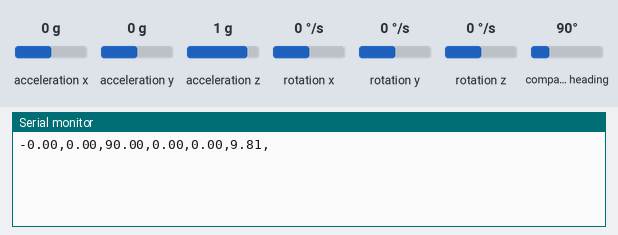
Recording of a sketch running on a simulated Arduino Nano, built with avr-gcc and run on an emulated ATmega328P. On the bench: the last lines printed to the serial monitor. The test bench sets the inputs (shaded band); at power-on: acceleration x 0 g, acceleration y 0 g, acceleration z 1 g, compass heading 90°, rotation x 0 °/s, rotation y 0 °/s, rotation z 0 °/s.

Above: at 1.2 s.
1.3 s: acceleration x set to -1.4 g
At 2.4 s:
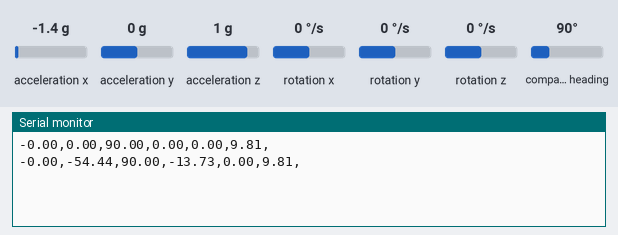
2.8 s: acceleration y set to -1.4 g
At 4.1 s:
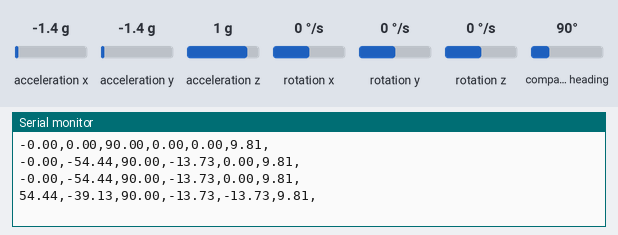
4.3 s: acceleration z set to -1.4 g
At 5.4 s:
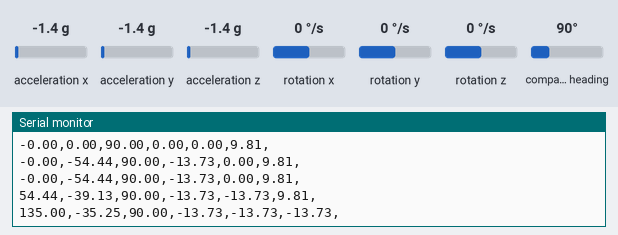
5.8 s: compass heading set to 7°
At 7.1 s:
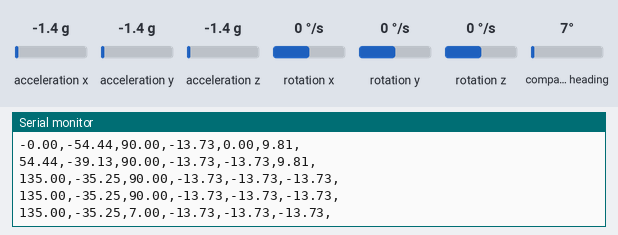
Timing chart, 0 to 8.3 s (numbered marks = the images above; inputs shaded):
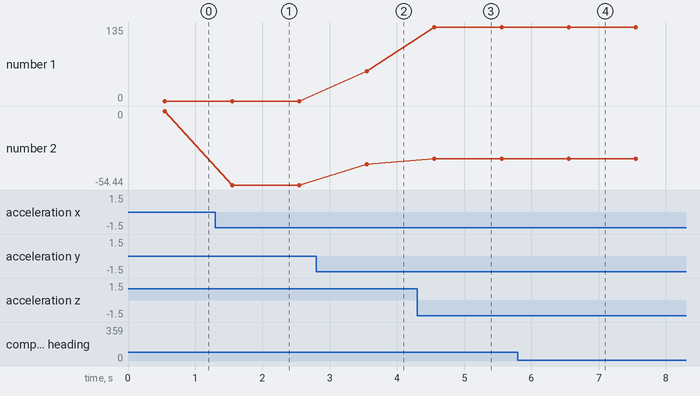

The sketch:

EndPoint1.ino
```cpp
/*
  End point 1 is connected to the Arduino Nano. It sends the data between 500-510 ms at 1 Hz.
*/

#include <Wire.h>
#include <Adafruit_BNO055.h>
#include <Adafruit_Sensor.h>
#include <Arduino.h>
#include <utility/imumaths.h>
#include <SoftwareSerial.h>                         //the library provides XBee connection (RX-TX) pins on Arduino kits

Adafruit_BNO055 bno = Adafruit_BNO055(55, 0x28);
SoftwareSerial mySerial(10,9);                      //RX, TX respectively


float yaw=0, pitch=0, roll=0, acc_x=0, acc_y=0, acc_z=0;
String telemetry;
int time_new=0, time_old=0;

byte true_data[22] = {9, 0, 13, 0, 2, 0, 232, 255, 97, 255, 2, 1, 3, 0, 255, 255, 0, 0, 232, 3, 105, 4};
byte wrong_data[22] = {240, 255, 15, 5, 1, 0, 173, 215, 30, 15, 95, 9, 253, 255, 1, 0, 254, 255, 255, 3, 100, 2};

void setup()
{
  Serial.begin(115200);             //serial monitor
  mySerial.begin(9600);           //XBee

  bno.begin(Adafruit_BNO055::OPERATION_MODE_NDOF);
  bno.setCalibData(wrong_data);
  bno.setExtCrystalUse(true);
  bno.setCalibData(true_data);
}

void loop()
{
  time_new = millis();

  sensors_event_t event;
  bno.getEvent(&event);

  pitch = event.orientation.y;
  roll = event.orientation.z;
  yaw = event.orientation.x;


  imu::Vector<3> acc = bno.getVector(Adafruit_BNO055::VECTOR_ACCELEROMETER);
  imu::Vector<3> gyr = bno.getVector(Adafruit_BNO055::VECTOR_GYROSCOPE);
  imu::Vector<3> mag = bno.getVector(Adafruit_BNO055::VECTOR_MAGNETOMETER);

  acc_x = acc.x();
  acc_y = acc.y();
  acc_z = acc.z();

  if(time_new % 1000 > 500 && time_new % 1000 < 510)  //send telemetry packet 1 between 500-510 ms at 1 Hz
  {
    time_old = time_new;

    telemetry.concat(roll);   telemetry += ',';
    telemetry.concat(pitch);  telemetry += ',';
    telemetry.concat(yaw);    telemetry += ',';
    telemetry.concat(acc_x);  telemetry += ',';
    telemetry.concat(acc_y);  telemetry += ',';
    telemetry.concat(acc_z);  telemetry += ',';       //end the telemetry with comma in order to continue to adding data (telemetry packet 2) into total telemetry packet

    mySerial.print(telemetry);                        //use "print" because end point 2 will send its data after end point 1 and then telemetry packet will be finished
    Serial.println(telemetry);                        //print the telemetry on serial monitor

    telemetry = "";
  }
}
```

Measured:
- after the input at 1.3 s, the serial monitor: prints a new line after 0.25 s (image 1)
- after the input at 2.8 s, the serial monitor: prints a new line after 0.75 s (image 2)
- after the input at 4.3 s, the serial monitor: prints a new line after 0.26 s (image 3)
- after the input at 5.8 s, the serial monitor: prints a new line after 0.75 s (image 4)
- plotted number 1: 0 → 54.44 after the input at 2.8 s, 54.44 → 135 after the input at 4.3 s
- plotted number 2: 0 → -54.44 after the input at 1.3 s, -54.44 → -39.13 after the input at 2.8 s, -39.13 → -35.25 after the input at 4.3 s
